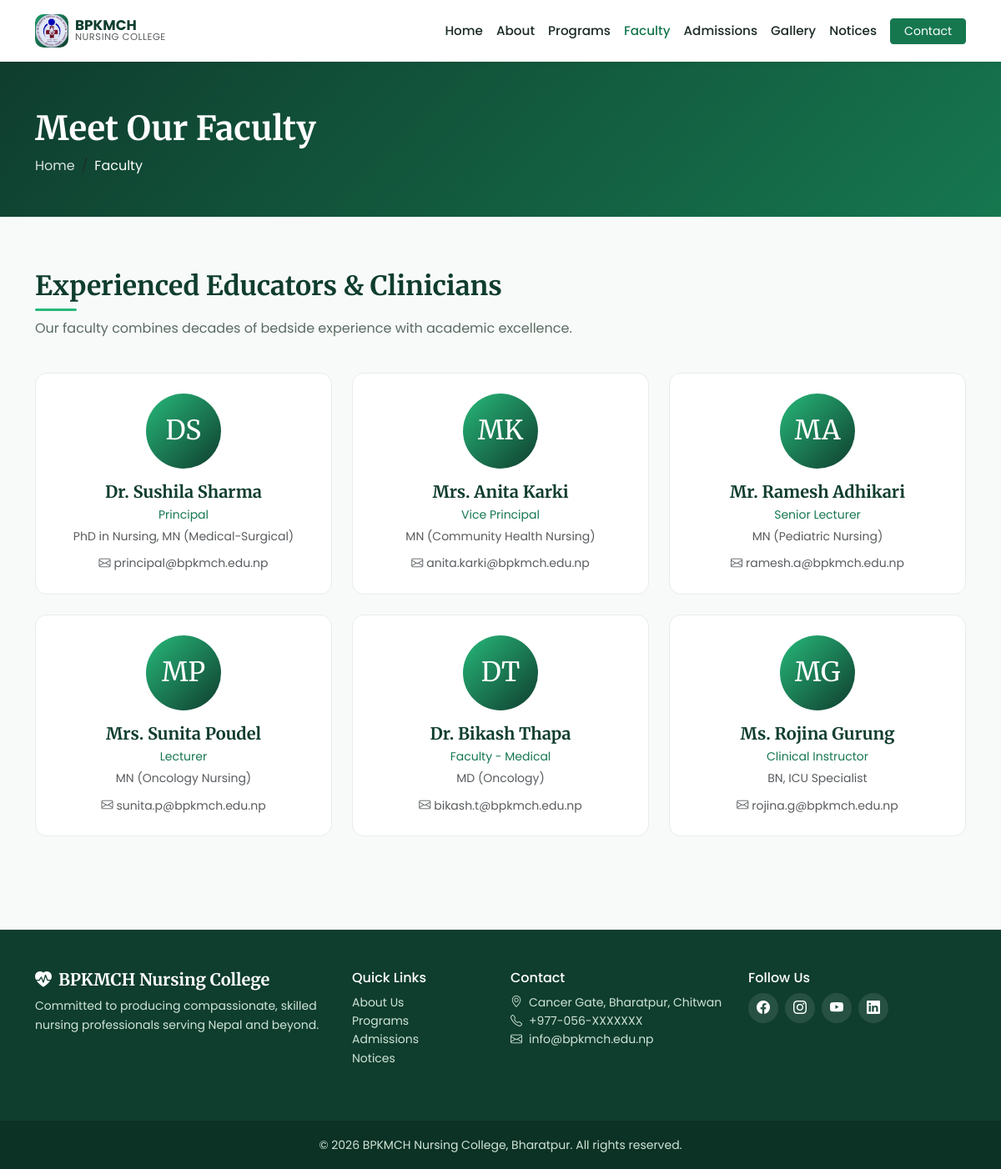
The page /faculty.php on the database its author committed.
### tables this page shows
CREATE TABLE IF NOT EXISTS faculty (
    id INT AUTO_INCREMENT PRIMARY KEY,
    full_name VARCHAR(150) NOT NULL,
    designation VARCHAR(150) NOT NULL,
    qualification VARCHAR(200) NOT NULL,
    email VARCHAR(150) DEFAULT NULL
);

### faculty.php (the view, shortened to what this page needs)
<?php $page_title = 'Faculty';
include 'includes/header.php';
$rs = $conn->query("SELECT * FROM faculty ORDER BY id ASC");
?>
<header class="page-header">
  <div class="container">
    <h1>Meet Our Faculty</h1>
    <nav>
      <ol class="breadcrumb mb-0">
        <li class="breadcrumb-item"><a href="index.php">Home</a></li>
        <li class="breadcrumb-item active">Faculty</li>
      </ol>
    </nav>
  </div>
</header>
<section>
  <div class="container">
    <h2 class="section-title">Experienced Educators & Clinicians</h2>
    <p class="section-subtitle">Our faculty combines decades of bedside experience with academic excellence.</p>
    <div class="row g-4">
      <?php while ($f = $rs->fetch_assoc()):
        $initials = strtoupper(substr($f['full_name'], 0, 1));
        $parts = explode(' ', $f['full_name']);
        if (count($parts) > 1)
          $initials .= strtoupper(substr($parts[count($parts) - 1], 0, 1));
        ?>
        <div class="col-md-6 col-lg-4">
          <div class="faculty-card">
            <div class="faculty-avatar"><?php echo $initials; ?></div>
            <h5 class="mb-1"><?php echo htmlspecialchars($f['full_name']); ?></h5>
            <p class="text-green small mb-1"><?php echo htmlspecialchars($f['designation']); ?></p>
            <p class="text-muted small mb-2"><?php echo htmlspecialchars($f['qualification']); ?></p>
            <?php if ($f['email']): ?>
              <a href="mailto:<?php echo htmlspecialchars($f['email']); ?>" class="small text-muted"><i
                  class="bi bi-envelope me-1"></i><?php echo htmlspecialchars($f['email']); ?></a>
            <?php endif; ?>
          </div>
        </div>
      <?php endwhile; ?>
    </div>
  </div>
</section>
<?php include 'includes/footer.php'; ?>

### assets/css/style.css (style rules this page uses)
:root { --green-900: #0f3d2e; --green-700: #16774f; --green-600: #1e9d68; --green-500: #27b97a; --green-100: #e6f6ee; --ink: #1b2b24; --muted: #5b6b63; --bg: #f7faf8; }
* { box-sizing: border-box; }
body { font-family: "Poppins", system-ui, -apple-system, sans-serif; color: var(--ink); background: var(--bg); line-height: 1.6; }
h1, h2, h3, h4, h5 { font-family: "Merriweather", serif; color: var(--green-900); font-weight: 700; }
a { text-decoration: none; }
.page-header { background: linear-gradient(135deg, var(--green-900), var(--green-700)); color: #fff; padding: 3.5rem 0 3rem; }
.page-header h1 { color: #fff; }
.page-header .breadcrumb a { color: rgba(255, 255, 255, 0.85); }
.page-header .breadcrumb-item.active { color: #fff; }
section { padding: 4rem 0; }
.section-title { display: inline-block; position: relative; margin-bottom: 0.5rem; }
.section-title::after { content: ""; display: block; width: 50px; height: 3px; background: var(--green-500); border-radius: 2px; margin-top: 0.5rem; }
.section-subtitle { color: var(--muted); max-width: 700px; margin-bottom: 2.5rem; }
.faculty-card { background: #fff; border-radius: 14px; padding: 1.5rem; text-align: center; border: 1px solid #e7ecea; height: 100%; }
.faculty-avatar { width: 90px; height: 90px; border-radius: 50%; background: linear-gradient(135deg, var(--green-500), var(--green-900)); color: #fff; font-size: 2rem; display: flex; align-items: center; justify-content: center; margin: 0 auto 1rem; font-family: "Merriweather", serif; }
.text-green { color: var(--green-700) !important; }

### rows shown on the page
faculty: full_name "DS", full_name "Dr. Sushila Sharma", designation "Principal", qualification "PhD in Nursing, MN (Medical-Surgical)", email "principal@bpkmch.edu.np"
faculty: full_name "MK", full_name "Mrs. Anita Karki", designation "Vice Principal", qualification "MN (Community Health Nursing)", email "anita.karki@bpkmch.edu.np"
faculty: full_name "MA", full_name "Mr. Ramesh Adhikari", designation "Senior Lecturer", qualification "MN (Pediatric Nursing)", email "ramesh.a@bpkmch.edu.np"
faculty: full_name "MP", full_name "Mrs. Sunita Poudel", designation "Lecturer", qualification "MN (Oncology Nursing)", email "sunita.p@bpkmch.edu.np"
faculty: full_name "DT", full_name "Dr. Bikash Thapa", designation "Faculty - Medical", qualification "MD (Oncology)", email "bikash.t@bpkmch.edu.np"
faculty: full_name "MG", full_name "Ms. Rojina Gurung", designation "Clinical Instructor", qualification "BN, ICU Specialist", email "rojina.g@bpkmch.edu.np"
